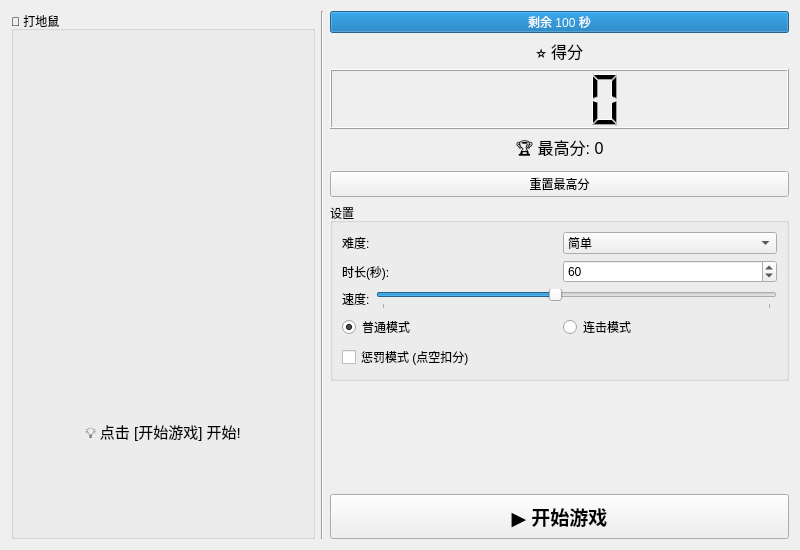
<?xml version="1.0" encoding="UTF-8"?>
<ui version="4.0">
 <class>Widget</class>
 <widget class="QWidget" name="Widget">
  <property name="geometry">
   <rect>
    <x>0</x>
    <y>0</y>
    <width>800</width>
    <height>550</height>
   </rect>
  </property>
  <property name="minimumSize">
   <size>
    <width>800</width>
    <height>550</height>
   </size>
  </property>
  <property name="windowTitle">
   <string>🎯 打地鼠大作战</string>
  </property>
  <layout class="QHBoxLayout" name="horizontalLayout_main">
   <item>
    <widget class="QGroupBox" name="groupBox_game">
     <property name="title">
      <string>🎯 打地鼠</string>
     </property>
     <layout class="QVBoxLayout" name="verticalLayout_game">
      <item>
       <widget class="QWidget" name="holeContainer" native="true">
        <property name="minimumSize">
         <size>
          <width>280</width>
          <height>280</height>
         </size>
        </property>
        <property name="maximumSize">
         <size>
          <width>280</width>
          <height>280</height>
         </size>
        </property>
       </widget>
      </item>
      <item>
       <spacer name="verticalSpacer">
        <property name="orientation">
         <enum>Qt::Vertical</enum>
        </property>
        <property name="sizeType">
         <enum>QSizePolicy::Fixed</enum>
        </property>
        <property name="sizeHint" stdset="0">
         <size>
          <width>20</width>
          <height>10</height>
         </size>
        </property>
       </spacer>
      </item>
      <item>
       <widget class="QLabel" name="statusLabel">
        <property name="minimumSize">
         <size>
          <width>0</width>
          <height>30</height>
         </size>
        </property>
        <property name="font">
         <font>
          <pointsize>11</pointsize>
         </font>
        </property>
        <property name="text">
         <string>💡 点击 [开始游戏] 开始!</string>
        </property>
        <property name="alignment">
         <set>Qt::AlignCenter</set>
        </property>
       </widget>
      </item>
     </layout>
    </widget>
   </item>
   <item>
    <widget class="QFrame" name="separator">
     <property name="frameShape">
      <enum>QFrame::VLine</enum>
     </property>
     <property name="frameShadow">
      <enum>QFrame::Sunken</enum>
     </property>
    </widget>
   </item>
   <item>
    <layout class="QVBoxLayout" name="verticalLayout_right">
     <item>
      <widget class="QProgressBar" name="timeProgress">
       <property name="value">
        <number>100</number>
       </property>
       <property name="format">
        <string>剩余 %v 秒</string>
       </property>
      </widget>
     </item>
     <item>
      <widget class="QLabel" name="label_score">
       <property name="font">
        <font>
         <pointsize>12</pointsize>
        </font>
       </property>
       <property name="text">
        <string>⭐ 得分</string>
       </property>
       <property name="alignment">
        <set>Qt::AlignCenter</set>
       </property>
      </widget>
     </item>
     <item>
      <widget class="QLCDNumber" name="scoreLCD">
       <property name="minimumSize">
        <size>
         <width>0</width>
         <height>60</height>
        </size>
       </property>
       <property name="digitCount">
        <number>4</number>
       </property>
       <property name="mode">
        <enum>QLCDNumber::Dec</enum>
       </property>
      </widget>
     </item>
     <item>
      <widget class="QLabel" name="highestScoreLabel">
       <property name="font">
        <font>
         <pointsize>12</pointsize>
        </font>
       </property>
       <property name="text">
        <string>🏆 最高分: 0</string>
       </property>
       <property name="alignment">
        <set>Qt::AlignCenter</set>
       </property>
      </widget>
     </item>
     <item>
      <widget class="QPushButton" name="resetHighScoreBtn">
       <property name="text">
        <string>重置最高分</string>
       </property>
      </widget>
     </item>
     <item>
      <widget class="QGroupBox" name="groupBox_settings">
       <property name="title">
        <string>设置</string>
       </property>
       <layout class="QVBoxLayout" name="verticalLayout_settings">
        <item>
         <layout class="QHBoxLayout" name="layout_difficulty">
          <item>
           <widget class="QLabel" name="label_difficulty">
            <property name="text">
             <string>难度:</string>
            </property>
           </widget>
          </item>
          <item>
           <widget class="QComboBox" name="difficultyCombo">
            <item>
             <property name="text">
              <string>简单</string>
             </property>
            </item>
            <item>
             <property name="text">
              <string>中等</string>
             </property>
            </item>
            <item>
             <property name="text">
              <string>困难</string>
             </property>
            </item>
           </widget>
          </item>
         </layout>
        </item>
        <item>
         <layout class="QHBoxLayout" name="layout_duration">
          <item>
           <widget class="QLabel" name="label_duration">
            <property name="text">
             <string>时长(秒):</string>
            </property>
           </widget>
          </item>
          <item>
           <widget class="QSpinBox" name="durationSpinBox">
            <property name="minimum">
             <number>10</number>
            </property>
            <property name="maximum">
             <number>120</number>
            </property>
            <property name="value">
             <number>60</number>
            </property>
           </widget>
          </item>
         </layout>
        </item>
        <item>
         <layout class="QHBoxLayout" name="layout_speed">
          <item>
           <widget class="QLabel" name="label_speed">
            <property name="text">
             <string>速度:</string>
            </property>
           </widget>
          </item>
          <item>
           <widget class="QSlider" name="speedSlider">
            <property name="minimum">
             <number>1</number>
            </property>
            <property name="maximum">
             <number>10</number>
            </property>
            <property name="value">
             <number>5</number>
            </property>
            <property name="orientation">
             <enum>Qt::Horizontal</enum>
            </property>
            <property name="tickPosition">
             <enum>QSlider::TicksBelow</enum>
            </property>
           </widget>
          </item>
         </layout>
        </item>
        <item>
         <layout class="QHBoxLayout" name="layout_mode">
          <item>
           <widget class="QRadioButton" name="normalMode">
            <property name="text">
             <string>普通模式</string>
            </property>
            <property name="checked">
             <bool>true</bool>
            </property>
           </widget>
          </item>
          <item>
           <widget class="QRadioButton" name="comboMode">
            <property name="text">
             <string>连击模式</string>
            </property>
           </widget>
          </item>
         </layout>
        </item>
        <item>
         <widget class="QCheckBox" name="punishmentCheckBox">
          <property name="text">
           <string>惩罚模式 (点空扣分)</string>
          </property>
         </widget>
        </item>
       </layout>
      </widget>
     </item>
     <item>
      <spacer name="verticalSpacer_2">
       <property name="orientation">
        <enum>Qt::Vertical</enum>
       </property>
       <property name="sizeHint" stdset="0">
        <size>
         <width>20</width>
         <height>40</height>
        </size>
       </property>
      </spacer>
     </item>
     <item>
      <widget class="QPushButton" name="startStopBtn">
       <property name="minimumSize">
        <size>
         <width>0</width>
         <height>45</height>
        </size>
       </property>
       <property name="font">
        <font>
         <pointsize>14</pointsize>
         <weight>75</weight>
         <bold>true</bold>
        </font>
       </property>
       <property name="text">
        <string>▶ 开始游戏</string>
       </property>
      </widget>
     </item>
    </layout>
   </item>
  </layout>
 </widget>
 <resources/>
 <connections/>
</ui>
